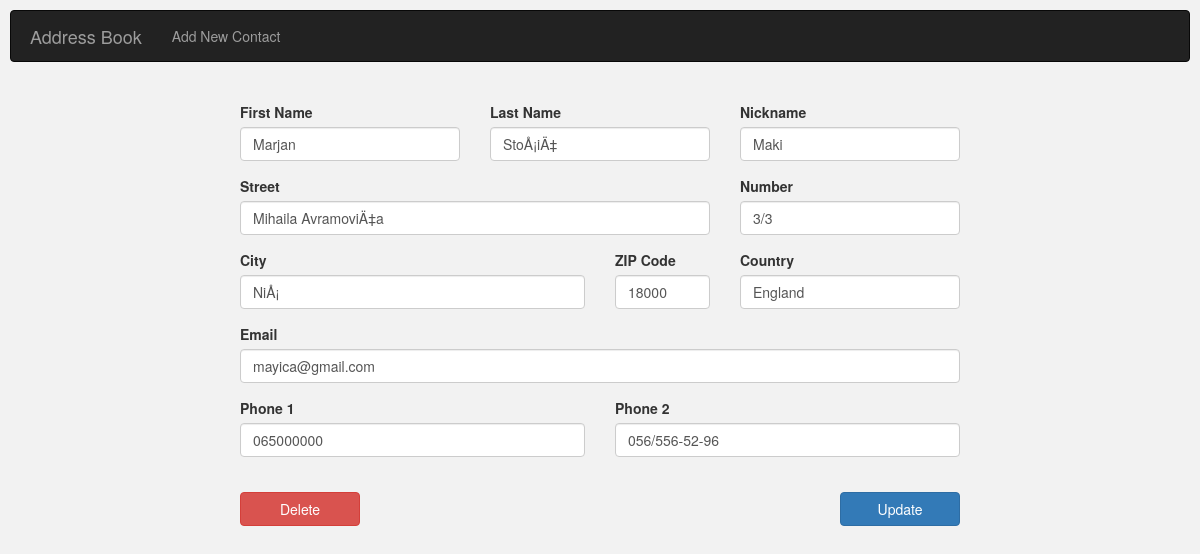
The page /edit.php?id=7 on the database its author committed.
### tables this page shows
CREATE TABLE IF NOT EXISTS `person_details` (
  `id` int(11) NOT NULL AUTO_INCREMENT,
  `person_id` int(11) NOT NULL,
  `street` varchar(250) NOT NULL,
  `number` varchar(250) NOT NULL,
  `city` varchar(250) NOT NULL,
  `zip_code` varchar(250) NOT NULL,
  `country` varchar(250) NOT NULL,
  `email` varchar(250) NOT NULL,
  `phone_1` varchar(250) NOT NULL,
  `phone_2` varchar(250) NOT NULL,
  PRIMARY KEY (`id`),
  KEY `person_id` (`person_id`)
);

CREATE TABLE IF NOT EXISTS `person` (
  `id` int(11) NOT NULL AUTO_INCREMENT,
  `first_name` varchar(250) NOT NULL,
  `last_name` varchar(250) NOT NULL,
  `nickname` varchar(250) NOT NULL,
  PRIMARY KEY (`id`)
);

### edit.php (the view, shortened to what this page needs)
<?php include("includes/connection.php"); ?>
<?php
$id = $_GET['id'];
$sql  = "SELECT * FROM person ";
$sql .= "LEFT JOIN person_details ";
$sql .= "ON person.id = person_details.person_id ";
$sql .= "WHERE person_id ='$id'";
$result = mysqli_query($connection, $sql);
$row = mysqli_fetch_array($result);
?>
<?php include("includes/header.php"); ?>
    <div class="container content">
        <div class="row">
            <div class="col-md-8 col-md-offset-2">
                <form action="edit.php?id=<?php echo $id; ?>" method="post">
                    <div class="form-group col-md-4">
                        <label for="first_name">First Name</label>
                        <input class="form-control" type="text" name="first_name" value="<?php echo $row['first_name']; ?>">
                    </div>
                    <div class="form-group col-md-4">
                        <label for="last_name">Last Name</label>
                        <input class="form-control" type="text" name="last_name" value="<?php echo $row['last_name']; ?>">
                    </div>
                    <div class="form-group col-md-4">
                        <label for="nickname">Nickname</label>
                        <input class="form-control" type="text" name="nickname" value="<?php echo $row['nickname']; ?>">
                    </div>
                    <div class="form-group col-md-8">
                        <label for="street">Street</label>
                        <input class="form-control" type="text" name="street" value="<?php echo $row['street']; ?>">
                    </div>
                    <div class="form-group col-md-4">
                        <label for="number">Number</label>
                        <input class="form-control" type="text" name="number" value="<?php echo $row['number']; ?>">
                    </div>
                    <div class="form-group col-md-6">
                        <label for="city">City</label>
                        <input class="form-control" type="text" name="city" value="<?php echo $row['city']; ?>">
                    </div>
                    <div class="form-group col-md-2">
                        <label for="zip_code">ZIP Code</label>
                        <input class="form-control" type="text" name="zip_code" value="<?php echo $row['zip_code']; ?>">
                    </div>
                    <div class="form-group col-md-4">
                        <label for="country">Country</label>
                        <input class="form-control" type="text" name="country" value="<?php echo $row['country']; ?>">
                    </div>
                    <div class="form-group col-md-12">
                        <label for="email">Email</label>
                        <input class="form-control" type="email" name="email" value="<?php echo $row['email']; ?>">
                    </div>
                    <div class="form-group col-md-6">
                        <label for="phone_1">Phone 1</label>
                        <input class="form-control" type="text" name="phone_1" value="<?php echo $row['phone_1']; ?>">
                    </div>
                    <div class="form-group col-md-6">
                        <label for="phone_2">Phone 2</label>
                        <input class="form-control" type="text" name="phone_2" value="<?php echo $row['phone_2']; ?>">
                    </div>
                    <div class="col-md-12 submit_button">
                        <a href="delete.php?id=<?php echo $id; ?>" class="btn btn-danger col-md-2" role="button">Delete</a>
                        <input class="btn btn-primary col-md-2 pull-right" type="submit" name="update" value="Update">
                    </div>
                </form>
            </div>
        </div>
    </div>
<?php include("includes/footer.php"); ?>

### css/styles.css (style rules this page uses)
body { padding: 10px 10px; background-color: #f2f2f2; }
.content { margin-top: 40px; }
.submit_button { margin-top: 20px; }

### rows shown on the page
person_details: first_name "Marjan", last_name "StoÅ¡iÄ‡", nickname "Maki", street "Mihaila AvramoviÄ‡a", number "3/3", city "NiÅ¡", zip_code "18000", country "England", email "mayica@gmail.com", phone_1 "065000000", phone_2 "056/556-52-96"
